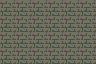

This game map was drawn from its Tiled (.tmx) file and the tilesets committed beside it. A one-line description and the full map source follow:
An orthogonal 6x4 tile map with 16x16 px tiles, 1 tile layer (ground).

<map version="1.10" tiledversion="1.11.0" orientation="orthogonal" renderorder="right-down" width="6" height="4" tilewidth="16" tileheight="16" infinite="0" nextlayerid="3" nextobjectid="1">
 <properties>
  <property name="mapId" value="e2e-arena" />
 </properties>
 <tileset firstgid="1" source="e2e-tiles.tsx" />
 <layer id="1" name="ground" width="6" height="4">
  <data encoding="csv">
15,15,15,15,15,15,
15,15,15,15,15,15,
15,15,15,15,15,15,
15,15,15,15,15,15
</data>
 </layer>
 <objectgroup id="2" name="spawns" />
</map>
